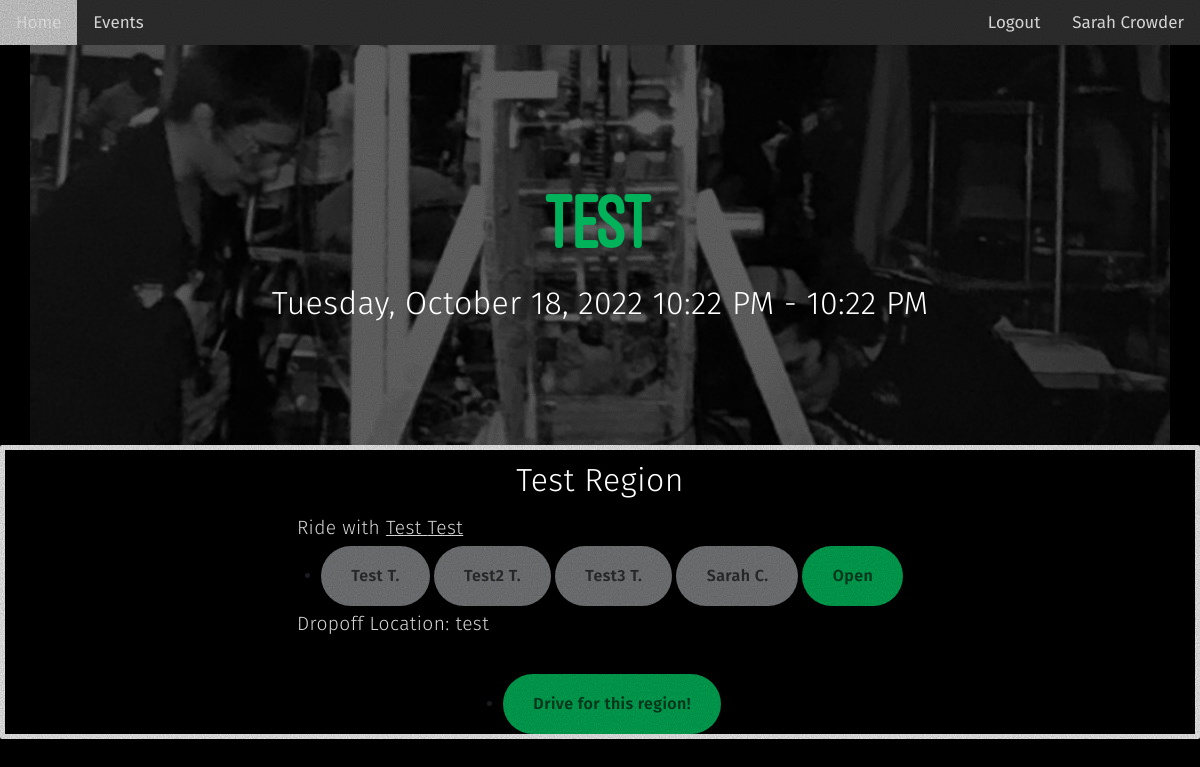
Page /event/1 (signed in) on the committed database.
### carpooling/models.py (models this page shows, shortened)
class User(UserMixin, db.Model):
    __tablename__ = 'users'
    id = db.Column(db.Integer, primary_key=True)
    password = db.Column(db.String, nullable=True)
    first_name = db.Column(db.String, nullable=False)
    last_name = db.Column(db.String, nullable=False)
    driver_id = db.Column(db.Integer, db.ForeignKey('drivers.index'), nullable=True)
    passenger_id = db.Column(db.Integer, db.ForeignKey('passengers.index'), nullable=True)
    driver_profile = db.relationship('Driver', backref=db.backref('user'), lazy=True)
    passenger_profile = db.relationship('Passenger', backref=db.backref('user'), lazy=True)
    team_auth_key = db.Column(db.String, nullable=False, default='0') # a special key sent out by the team to allow access to the site
    is_admin = db.Column(db.Integer, nullable=False, default=0)
    def is_driver(self):
        return  'Yes' if self.driver_id is not None else 'No'

class Event(db.Model):
    __tablename__ = 'events'
    index = db.Column(db.Integer, primary_key=True)
    event_name = db.Column(db.String, nullable=False)
    event_date = db.Column(db.DateTime, nullable=False)
    event_start_time = db.Column(db.DateTime, nullable=False)
    event_end_time = db.Column(db.DateTime, nullable=False)
    event_location = db.Column(db.String, nullable=False, default='Maggie Walker Governor\'s School')
    event_description = db.Column(db.String, nullable=True)
    def get_description(self):
        if self.event_description is None:
            return ''
        return self.event_description
    def get_date(self):
        return self.event_date.strftime('%A, %B %d, %Y')
    def get_times(self):
        return f'{self.event_start_time.strftime("%I:%M %p")} - {self.event_end_time.strftime("%I:%M %p")}'

class Region(db.Model):
    __tablename__ = 'regions'
    name = db.Column(db.String, primary_key=True)
    dropoff_location = db.Column(db.String, nullable=False)
    color = db.Column(db.String, nullable=False, default='#fff')
    def get_carpools_in_event(self, event: Event):
        return [carpool for carpool in self.carpools if carpool.event == event]

class Carpool(db.Model):
    __tablename__ = 'carpools'
    index = db.Column(db.Integer, primary_key=True)
    driver_index = db.Column(db.Integer, db.ForeignKey('drivers.index'), nullable=True)
    driver = db.relationship('Driver', backref=db.backref('carpools', lazy=True))
    num_passengers = db.Column(db.Integer, nullable=False)
    event_index = db.Column(db.String, db.ForeignKey('events.index'), nullable=False)
    event = db.relationship('Event', backref=db.backref('carpools', lazy=True))
    destination = db.Column(db.String, nullable=False)
    extra_information = db.Column(db.String)
    region = db.relationship('Region', backref=db.backref('carpools'), lazy=True)
    region_name = db.Column(db.String, db.ForeignKey('regions.name'), nullable=False)
    passengers = db.relationship('Passenger', secondary='passenger_carpool_links', overlaps='carpools')
    def has_driver(self):
        return self.driver is not None
    def get_passenger_number_name(self, number: int) -> str:
        try:
            if self.passengers[number] is None:
                return 'Open'
        except IndexError:
            return 'Open'
        return self.passengers[number].first_name.capitalize() + ' ' + self.passengers[number].last_name[0].capitalize() + '.'
    def get_dropoff_location(self):
        if self.destination is not None:
            return self.destination
        else:
            return self.region.dropoff_location

class Driver(db.Model):
    __tablename__ = 'drivers'
    index = db.Column(db.Integer, primary_key=True)
    last_name = db.Column(db.String, nullable=False)
    first_name = db.Column(db.String, nullable=False)
    num_seats = db.Column(db.Integer, nullable=False)
    phone_number = db.Column(db.String, nullable=False)
    email_address = db.Column(db.String, nullable=False)
    student_or_parent = db.Column(db.String, nullable=False)
    num_years_with_license = db.Column(db.String)
    car_type_1 = db.Column(db.String, nullable=False)
    car_color_1 = db.Column(db.String, nullable=False)
    car_type_2 = db.Column(db.String)
    car_color_2 = db.Column(db.String)
    emergency_contact_number = db.Column(db.String, nullable=False)
    emergency_contact_relation = db.Column(db.String, nullable=False)
    extra_information = db.Column(db.String)

class Passenger(db.Model):
    __tablename__ = 'passengers'
    index = db.Column(db.Integer, primary_key=True)
    last_name = db.Column(db.String, nullable=False)
    first_name = db.Column(db.String, nullable=False)
    phone_number = db.Column(db.String, nullable=False)
    email_address = db.Column(db.String, nullable=False)
    emergency_contact_number = db.Column(db.String, nullable=True)
    emergency_contact_relation = db.Column(db.String, nullable=True)
    extra_information = db.Column(db.String)
    region_name = db.Column(db.String, db.ForeignKey('regions.name'), nullable=True)
    region = db.relationship('Region', backref=db.backref('passengers'))
    carpools = db.relationship('Carpool', secondary='passenger_carpool_links', overlaps='passengers')

### carpooling/routes.py (the view)
@app.route('/event/<event_index>')
def event_page(event_index):
    event = Event.query.get(event_index)
    logger.info(Event.query.all()[0].index)
    logger.info(event)
    return render_template('event_page_template.html', event=event, regions=Region.query.all(), user=current_user)

### carpooling/__init__.py (called while the page is built)
@login_manager.user_loader
def load_user(user_id):
    return User.query.get(int(user_id))

### carpooling/templates/event_page_template.html (shortened to what this page needs)
<!DOCTYPE html>
<html data-wf-domain="sarahs-dandy-site.webflow.io" data-wf-page="633db6b20fc68522b30e41f4" data-wf-site="633db6b20fc685cfcc0e41e2">
<head>
    <link href="{{ url_for('static', filename='events_style.css')}}" rel="stylesheet" type="text/css"/>
    <link href="{{ url_for('static', filename='carrdstyle.css')}}" rel="stylesheet" type="text/css"/>
</head>
<body class="body">
    <div class="page-content">
        <div class="topnav">
            <a href="{{ url_for('home_page') }}">Home</a>
            <a href="{{ url_for('events_page') }}">Events</a>
            {% if user.is_authenticated %}
            <a class="user-info" href = "{{ url_for('user_profile_page', user_id=user.id) }}">{{ user.first_name.capitalize() }} {{user.last_name.capitalize()}}</a>
            <a class="user-info" onclick="confirm_logout(event)" href="{{ url_for('home_page', logout=True) }}">Logout</a>
            {% else %}
            <a class="user-info" href="{{ url_for('login_page') }}">Login</a>
            <a class="user-info" href="{{url_for('generic_register_page')}}">Register/Update</a>
            <a class="user-info" href="{{url_for('login_help_page')}}">Login Help</a>
            {% endif %}
          </div>
        </div>
        <div class="banner">
            <div class="banner-second">
                <div class="container center w-container">
                    <div class="align-center">
                        <h1 class="style1">
                            {{ event.event_name }}
                        </h1>
                        <h2 class="style2"> {{event.get_date()}} {{event.get_times()}}</h2>
                    </div>
                </div>
            </div>
        </div>
    <div class="style1">
        {% for region in regions%}
        <div class="regiondiv" style="border-color:{{region.color}}">
            <h3 class="style2">{{region.name.capitalize()}} Region</h3>
            {% for carpool in region.get_carpools_in_event(event) %}
                {% if carpool.has_driver() %}
                <div class="style1">
                <p class="style2"> Ride with <a href= "{{url_for('driver_page', firstname=carpool.driver.first_name, lastname=carpool.driver.last_name )}}"> {{carpool.driver.first_name.capitalize()}} {{carpool.driver.last_name.capitalize()}}</a> </p>
                <ul id="buttons01" class="style1 buttons">
                    <li>
                {% for i in range(carpool.num_passengers) %}
                    {% if carpool.get_passenger_number_name(i) !='Open' %}
                    <a class="closedbutton n01">
                        <span class="label"> {{carpool.get_passenger_number_name(i)}} </span>
                    </a>
                    {% else %}
                    <a href="{{ url_for('passenger_carpool_signup_page', carpool_index = carpool.index)}}" class="button n01">
                        <span class="label">{{carpool.get_passenger_number_name(i)}} </span>
                        </a>
                    {% endif %}
                {% endfor %}
                    </li>
                </ul>
                <p class = "style2"> Dropoff Location: {{carpool.get_dropoff_location()}} </p>
                </div>
                {% else %}
                <br>
                <br>
                <div class="style1">
                    <ul class="style1 buttons">
                        <li>
                    <a href={{ url_for('driver_carpool_signup_page', carpool_index = carpool.index)}} onclick="confirm_valid_driver(event)" class="button n01">
                        <span class="label">Drive for this region!</span>
                    </a>
                        </li>
                    </ul>
                </div>
                {% endif %}
            {% endfor %}
        </div>
        {% endfor %}
    </div>
</body>
</html>

### rows in the picture
User: first_name "Sarah", last_name "Crowder"
Event: event_name "test", get_date "Tuesday, October 18, 2022", get_times "10:22 PM - 10:22 PM"
Region: name "Test"
Carpool: driver.first_name "Test", driver.last_name "Test", get_passenger_number_name "Test T." "Test2 T." "Test3 T." "Sarah C.", get_passenger_number_name "Open", get_dropoff_location "test"
